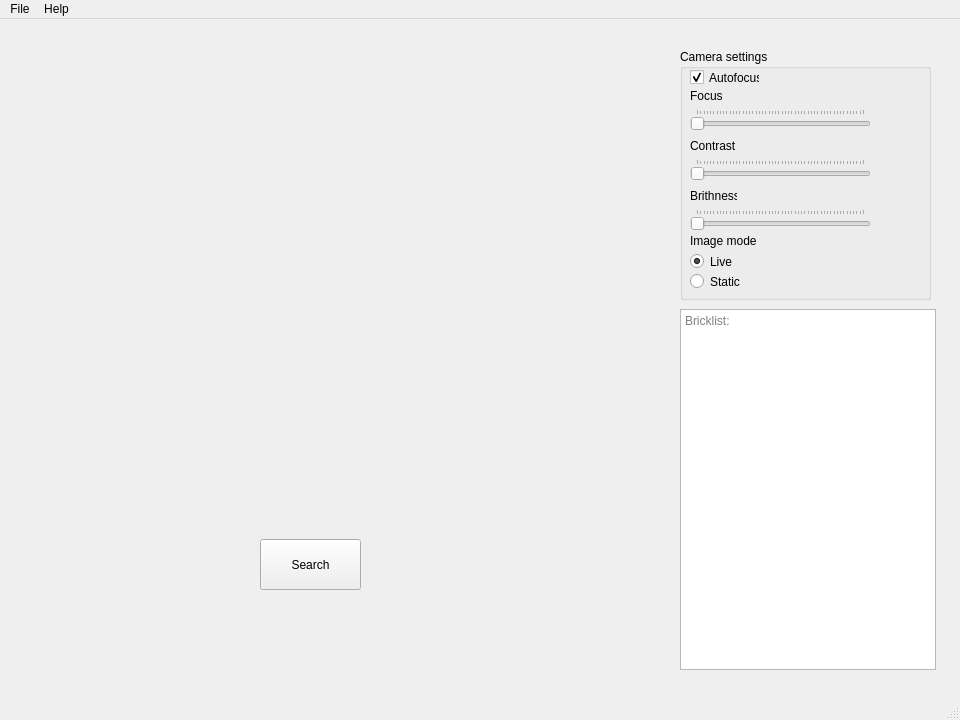
<?xml version="1.0" encoding="UTF-8"?>
<ui version="4.0">
 <class>BrickDetector</class>
 <widget class="QMainWindow" name="BrickDetector">
  <property name="geometry">
   <rect>
    <x>0</x>
    <y>0</y>
    <width>960</width>
    <height>720</height>
   </rect>
  </property>
  <property name="minimumSize">
   <size>
    <width>960</width>
    <height>720</height>
   </size>
  </property>
  <property name="maximumSize">
   <size>
    <width>960</width>
    <height>720</height>
   </size>
  </property>
  <property name="windowTitle">
   <string>MainWindow</string>
  </property>
  <widget class="QWidget" name="centralwidget">
   <property name="enabled">
    <bool>true</bool>
   </property>
   <widget class="QGroupBox" name="camera_settings_box">
    <property name="enabled">
     <bool>true</bool>
    </property>
    <property name="geometry">
     <rect>
      <x>680</x>
      <y>30</y>
      <width>251</width>
      <height>251</height>
     </rect>
    </property>
    <property name="title">
     <string>Camera settings</string>
    </property>
    <widget class="QSlider" name="focus_slider">
     <property name="enabled">
      <bool>false</bool>
     </property>
     <property name="geometry">
      <rect>
       <x>10</x>
       <y>60</y>
       <width>181</width>
       <height>22</height>
      </rect>
     </property>
     <property name="mouseTracking">
      <bool>false</bool>
     </property>
     <property name="maximum">
      <number>255</number>
     </property>
     <property name="singleStep">
      <number>5</number>
     </property>
     <property name="orientation">
      <enum>Qt::Horizontal</enum>
     </property>
     <property name="tickPosition">
      <enum>QSlider::TicksAbove</enum>
     </property>
    </widget>
    <widget class="QLabel" name="focus_label">
     <property name="geometry">
      <rect>
       <x>10</x>
       <y>40</y>
       <width>47</width>
       <height>13</height>
      </rect>
     </property>
     <property name="text">
      <string>Focus</string>
     </property>
     <property name="buddy">
      <cstring>focus_slider</cstring>
     </property>
    </widget>
    <widget class="QCheckBox" name="autofocus_checkbox">
     <property name="geometry">
      <rect>
       <x>10</x>
       <y>20</y>
       <width>70</width>
       <height>17</height>
      </rect>
     </property>
     <property name="text">
      <string>Autofocus</string>
     </property>
     <property name="checked">
      <bool>true</bool>
     </property>
    </widget>
    <widget class="QRadioButton" name="static_radio">
     <property name="geometry">
      <rect>
       <x>10</x>
       <y>224</y>
       <width>82</width>
       <height>17</height>
      </rect>
     </property>
     <property name="text">
      <string>Static</string>
     </property>
     <attribute name="buttonGroup">
      <string notr="true">image_mode_grpup</string>
     </attribute>
    </widget>
    <widget class="QRadioButton" name="live_radio">
     <property name="geometry">
      <rect>
       <x>10</x>
       <y>204</y>
       <width>82</width>
       <height>17</height>
      </rect>
     </property>
     <property name="text">
      <string>Live</string>
     </property>
     <property name="checked">
      <bool>true</bool>
     </property>
     <attribute name="buttonGroup">
      <string notr="true">image_mode_grpup</string>
     </attribute>
    </widget>
    <widget class="QLabel" name="image_label">
     <property name="geometry">
      <rect>
       <x>10</x>
       <y>184</y>
       <width>81</width>
       <height>16</height>
      </rect>
     </property>
     <property name="text">
      <string>Image mode</string>
     </property>
    </widget>
    <widget class="QSlider" name="contrast_slider">
     <property name="geometry">
      <rect>
       <x>10</x>
       <y>110</y>
       <width>181</width>
       <height>22</height>
      </rect>
     </property>
     <property name="mouseTracking">
      <bool>false</bool>
     </property>
     <property name="maximum">
      <number>255</number>
     </property>
     <property name="singleStep">
      <number>5</number>
     </property>
     <property name="orientation">
      <enum>Qt::Horizontal</enum>
     </property>
     <property name="tickPosition">
      <enum>QSlider::TicksAbove</enum>
     </property>
    </widget>
    <widget class="QLabel" name="contrast_label">
     <property name="geometry">
      <rect>
       <x>10</x>
       <y>90</y>
       <width>47</width>
       <height>13</height>
      </rect>
     </property>
     <property name="text">
      <string>Contrast</string>
     </property>
     <property name="buddy">
      <cstring>focus_slider</cstring>
     </property>
    </widget>
    <widget class="QLabel" name="brithness_label">
     <property name="geometry">
      <rect>
       <x>10</x>
       <y>140</y>
       <width>47</width>
       <height>13</height>
      </rect>
     </property>
     <property name="text">
      <string>Brithness</string>
     </property>
     <property name="buddy">
      <cstring>focus_slider</cstring>
     </property>
    </widget>
    <widget class="QSlider" name="brithness_slider">
     <property name="geometry">
      <rect>
       <x>10</x>
       <y>160</y>
       <width>181</width>
       <height>22</height>
      </rect>
     </property>
     <property name="mouseTracking">
      <bool>false</bool>
     </property>
     <property name="maximum">
      <number>255</number>
     </property>
     <property name="singleStep">
      <number>5</number>
     </property>
     <property name="orientation">
      <enum>Qt::Horizontal</enum>
     </property>
     <property name="tickPosition">
      <enum>QSlider::TicksAbove</enum>
     </property>
    </widget>
   </widget>
   <widget class="QDialogButtonBox" name="buttonBox">
    <property name="geometry">
     <rect>
      <x>830</x>
      <y>530</y>
      <width>341</width>
      <height>41</height>
     </rect>
    </property>
    <property name="orientation">
     <enum>Qt::Horizontal</enum>
    </property>
    <property name="standardButtons">
     <set>QDialogButtonBox::Save</set>
    </property>
    <property name="centerButtons">
     <bool>false</bool>
    </property>
   </widget>
   <widget class="QLabel" name="video_image_label">
    <property name="geometry">
     <rect>
      <x>10</x>
      <y>20</y>
      <width>640</width>
      <height>480</height>
     </rect>
    </property>
    <property name="minimumSize">
     <size>
      <width>640</width>
      <height>480</height>
     </size>
    </property>
    <property name="maximumSize">
     <size>
      <width>640</width>
      <height>480</height>
     </size>
    </property>
    <property name="text">
     <string/>
    </property>
    <property name="pixmap">
     <pixmap>images/12-13-2023 11_41_31.jpg</pixmap>
    </property>
    <property name="scaledContents">
     <bool>true</bool>
    </property>
   </widget>
   <widget class="QTextEdit" name="brick_list_text_area">
    <property name="geometry">
     <rect>
      <x>680</x>
      <y>290</y>
      <width>256</width>
      <height>361</height>
     </rect>
    </property>
    <property name="readOnly">
     <bool>true</bool>
    </property>
    <property name="overwriteMode">
     <bool>false</bool>
    </property>
    <property name="placeholderText">
     <string>Bricklist:</string>
    </property>
   </widget>
   <widget class="QPushButton" name="search_button">
    <property name="geometry">
     <rect>
      <x>260</x>
      <y>520</y>
      <width>101</width>
      <height>51</height>
     </rect>
    </property>
    <property name="text">
     <string>Search</string>
    </property>
   </widget>
  </widget>
  <widget class="QMenuBar" name="menubar">
   <property name="geometry">
    <rect>
     <x>0</x>
     <y>0</y>
     <width>960</width>
     <height>21</height>
    </rect>
   </property>
   <widget class="QMenu" name="menuFile">
    <property name="title">
     <string>File</string>
    </property>
    <addaction name="actionOpen"/>
    <addaction name="actionSave"/>
   </widget>
   <widget class="QMenu" name="menuAbout">
    <property name="title">
     <string>Help</string>
    </property>
    <addaction name="actionAbout"/>
    <addaction name="actionHow_to_use"/>
   </widget>
   <addaction name="menuFile"/>
   <addaction name="menuAbout"/>
  </widget>
  <widget class="QStatusBar" name="statusbar"/>
  <action name="actionOpen">
   <property name="text">
    <string>Open</string>
   </property>
  </action>
  <action name="actionSave">
   <property name="text">
    <string>Save</string>
   </property>
  </action>
  <action name="actionAbout">
   <property name="text">
    <string>About</string>
   </property>
  </action>
  <action name="actionHow_to_use">
   <property name="text">
    <string>How to use</string>
   </property>
  </action>
 </widget>
 <resources/>
 <connections>
  <connection>
   <sender>autofocus_checkbox</sender>
   <signal>toggled(bool)</signal>
   <receiver>focus_slider</receiver>
   <slot>setEnabled(bool)</slot>
   <hints>
    <hint type="sourcelabel">
     <x>744</x>
     <y>79</y>
    </hint>
    <hint type="destinationlabel">
     <x>800</x>
     <y>121</y>
    </hint>
   </hints>
  </connection>
  <connection>
   <sender>autofocus_checkbox</sender>
   <signal>toggled(bool)</signal>
   <receiver>focus_slider</receiver>
   <slot>setDisabled(bool)</slot>
   <hints>
    <hint type="sourcelabel">
     <x>744</x>
     <y>79</y>
    </hint>
    <hint type="destinationlabel">
     <x>800</x>
     <y>121</y>
    </hint>
   </hints>
  </connection>
 </connections>
 <slots>
  <slot>openFile()</slot>
 </slots>
 <buttongroups>
  <buttongroup name="image_mode_grpup"/>
 </buttongroups>
</ui>
